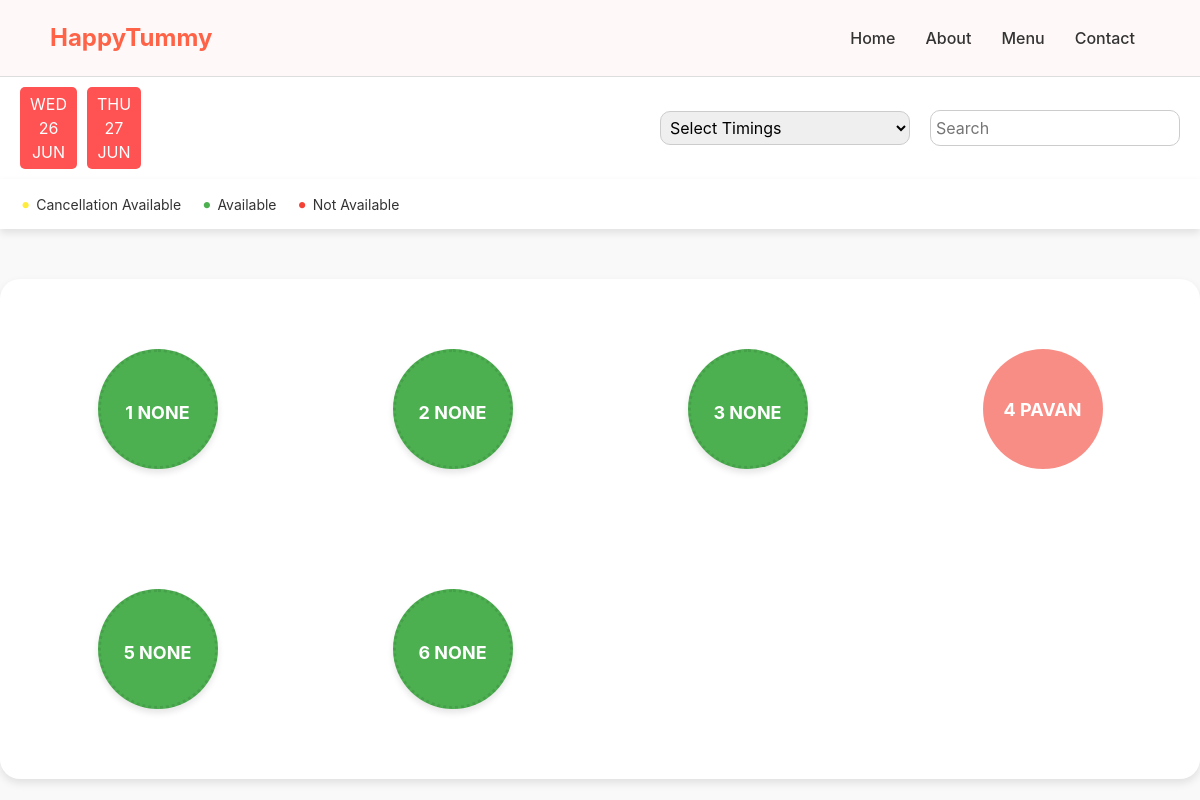
Before: //status/ with the older database file.
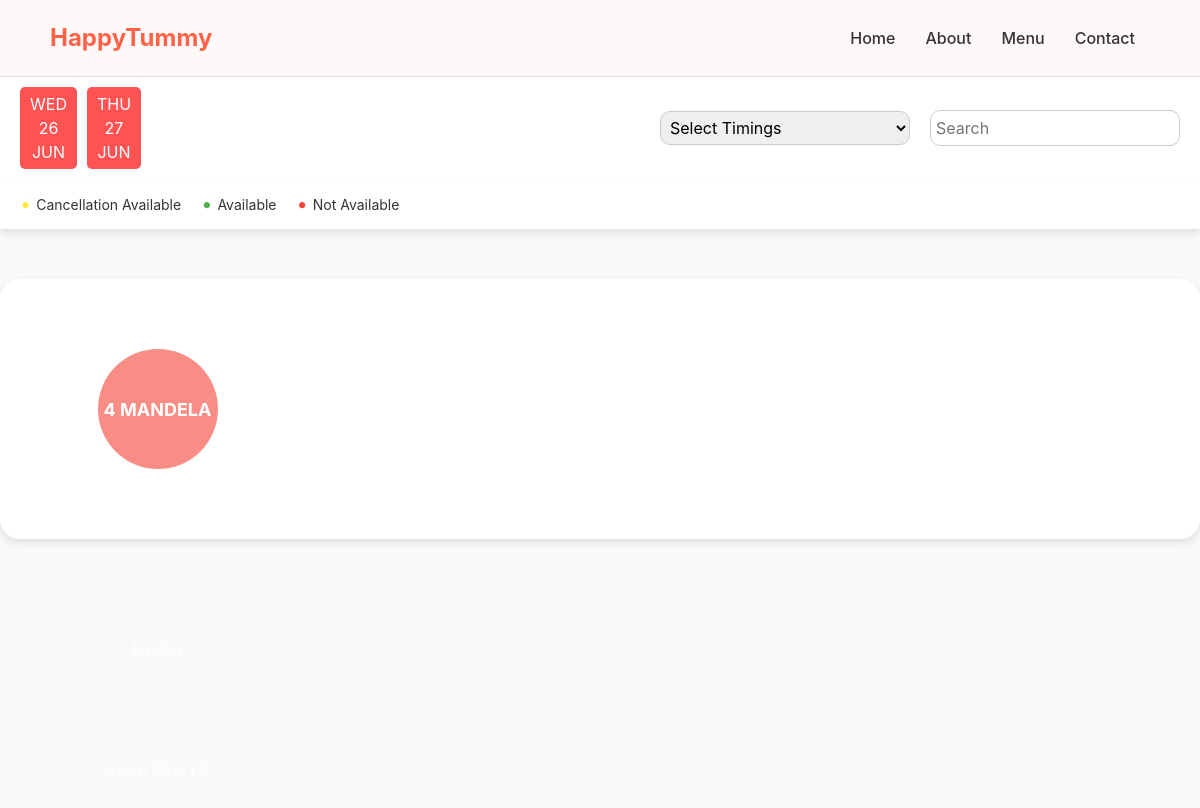
After: the same page with the newer database file.
### Bookings/models.py (models this page shows, shortened)
class Reservations(models.Model):
    date = models.DateField()
    table_number = models.CharField(max_length=30)
    lunch_or_dinner = models.CharField(max_length=10, choices=[('Lunch', 'Lunch'), ('Dinner', 'Dinner')], blank=True, null=True)
    name = models.CharField(max_length=100, blank=True, null=True)
    email = models.EmailField(blank=True, null=True)
    reserved = models.BooleanField(default=False)

### Bookings/views.py (the view)
# urls.py: path('/status/', views.status_table, name = 'status'),
def status_table(request):
    reservations = Reservations.objects.all()
    context = {
        'tables' : reservations,
        'show_booknow' : True
    }
    return render(request, 'Bookings/status_table.html', context)

### Bookings/templates/Bookings/status_table.html (shortened to what this page needs)
{% extends "Bookings/base.html" %}
{% load static %}
{% block status_table %}
<nav class="navb">
    <div class="nav-date">
        <div class="date-box">
            <span class="day">WED</span>
            <span class="date">26</span>
            <span class="month">JUN</span>
        </div>
        <div class="date-box">
            <span class="day">THU</span>
            <span class="date">27</span>
            <span class="month">JUN</span>
        </div>
    </div>
    <div class="nav-controls">
        <div class="nav-control">
            <select>
                <option>Select Timings</option>
            </select>
        </div>
        <div class="nav-control">
            <input type="text" placeholder="Search">
        </div>
    </div>
</nav>
<div class="nav-footer">
    <span class="indicator cancellation">Cancellation Available</span>
    <span class="indicator available">Available</span>
    <span class="indicator fast-filling">Not Available</span>
</div>
<div class="container">
    <div class="table-container">
        {% for table in tables %}
            <button class="{% if not table.reserved %}table-status-available{% else %}table-status-not-available{% endif %}">
                {{ table.table_number }}
                {{ table.name }}
            </button>
        {% endfor %}
    </div>
</div>
{% endblock status_table %}

Changed rows visible on the page:
removed Reservations: table_number "2", name "NONE"
removed Reservations: table_number "3", name "NONE"
removed Reservations: table_number "4", name "PAVAN", reserved True (drawn)
removed Reservations: table_number "5", name "NONE"
removed Reservations: table_number "6", name "NONE"
changed Reservations: reserved False → True (drawn); table_number "1" → "4"; name "NONE" → "MANDELA PAVAN NAGA CHAITANYA"
